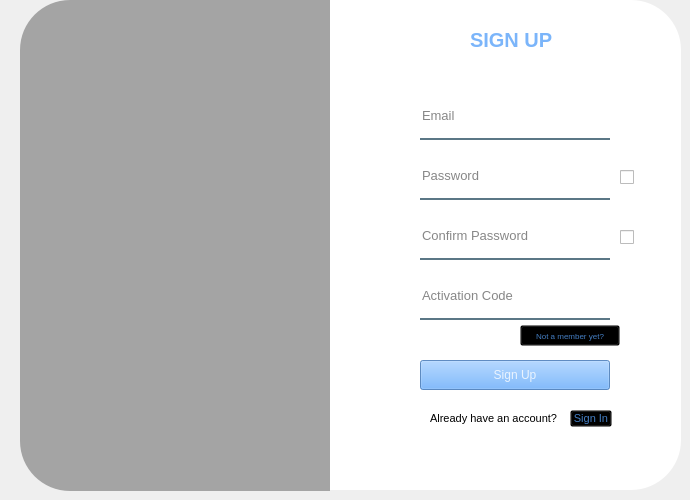
<?xml version="1.0" encoding="UTF-8"?>
<ui version="4.0">
 <class>Form</class>
 <widget class="QWidget" name="Form">
  <property name="geometry">
   <rect>
    <x>0</x>
    <y>0</y>
    <width>690</width>
    <height>500</height>
   </rect>
  </property>
  <property name="windowTitle">
   <string>Form</string>
  </property>
  <widget class="QWidget" name="widget_2" native="true">
   <property name="geometry">
    <rect>
     <x>20</x>
     <y>0</y>
     <width>671</width>
     <height>491</height>
    </rect>
   </property>
   <widget class="QLabel" name="label_13">
    <property name="geometry">
     <rect>
      <x>0</x>
      <y>0</y>
      <width>310</width>
      <height>491</height>
     </rect>
    </property>
    <property name="styleSheet">
     <string notr="true">border-image: url(:/newPrefix/resources/register-background.jpg);
border-top-left-radius: 50px;
border-bottom-left-radius: 50px;</string>
    </property>
    <property name="text">
     <string/>
    </property>
   </widget>
   <widget class="QLabel" name="label_14">
    <property name="geometry">
     <rect>
      <x>0</x>
      <y>0</y>
      <width>310</width>
      <height>491</height>
     </rect>
    </property>
    <property name="styleSheet">
     <string notr="true">background-color: rgba(0,0,0,80);
border-top-left-radius: 50px;
border-bottom-left-radius: 50px;</string>
    </property>
    <property name="text">
     <string/>
    </property>
   </widget>
   <widget class="QLabel" name="label_15">
    <property name="geometry">
     <rect>
      <x>310</x>
      <y>0</y>
      <width>351</width>
      <height>490</height>
     </rect>
    </property>
    <property name="font">
     <font>
      <pointsize>9</pointsize>
     </font>
    </property>
    <property name="styleSheet">
     <string notr="true">background-color:rgba(255,255,255,255);
border-top-right-radius: 50px;
border-bottom-right: 50px;
border-bottom-right-radius: 50px;</string>
    </property>
    <property name="text">
     <string/>
    </property>
   </widget>
   <widget class="QLabel" name="label_16">
    <property name="geometry">
     <rect>
      <x>450</x>
      <y>20</y>
      <width>100</width>
      <height>40</height>
     </rect>
    </property>
    <property name="font">
     <font>
      <pointsize>15</pointsize>
      <bold>true</bold>
     </font>
    </property>
    <property name="styleSheet">
     <string notr="true">color:rgba(87,161,248,200);</string>
    </property>
    <property name="text">
     <string>SIGN UP</string>
    </property>
   </widget>
   <widget class="QLineEdit" name="lineEdit_5">
    <property name="geometry">
     <rect>
      <x>400</x>
      <y>100</y>
      <width>190</width>
      <height>40</height>
     </rect>
    </property>
    <property name="font">
     <font>
      <pointsize>10</pointsize>
     </font>
    </property>
    <property name="styleSheet">
     <string notr="true">background-color:rgba(0,0,0,0);
border:none;
border-bottom:2px solid rgba(46,82,101,200);
color:rgba(0,0,0,240);
padding-bottom:7px;
</string>
    </property>
    <property name="placeholderText">
     <string>Email</string>
    </property>
   </widget>
   <widget class="QLineEdit" name="lineEdit_6">
    <property name="geometry">
     <rect>
      <x>400</x>
      <y>160</y>
      <width>190</width>
      <height>40</height>
     </rect>
    </property>
    <property name="font">
     <font>
      <pointsize>10</pointsize>
     </font>
    </property>
    <property name="styleSheet">
     <string notr="true">background-color:rgba(0,0,0,0);
border:none;
border-bottom:2px solid rgba(46,82,101,200);
color:rgba(0,0,0,240);
padding-bottom:7px;
</string>
    </property>
    <property name="placeholderText">
     <string>Password</string>
    </property>
   </widget>
   <widget class="QPushButton" name="pushButton_3">
    <property name="geometry">
     <rect>
      <x>400</x>
      <y>360</y>
      <width>190</width>
      <height>30</height>
     </rect>
    </property>
    <property name="font">
     <font>
      <kerning>false</kerning>
     </font>
    </property>
    <property name="styleSheet">
     <string notr="true">background-color:rgba(87,161,248,200);
color:rgba(255,255,255,200);</string>
    </property>
    <property name="text">
     <string>Sign Up</string>
    </property>
   </widget>
   <widget class="QLabel" name="label_17">
    <property name="geometry">
     <rect>
      <x>410</x>
      <y>410</y>
      <width>136</width>
      <height>16</height>
     </rect>
    </property>
    <property name="font">
     <font>
      <pointsize>8</pointsize>
     </font>
    </property>
    <property name="text">
     <string>Already have an account?</string>
    </property>
   </widget>
   <widget class="QToolButton" name="toolButton_6">
    <property name="geometry">
     <rect>
      <x>550</x>
      <y>410</y>
      <width>42</width>
      <height>17</height>
     </rect>
    </property>
    <property name="font">
     <font>
      <pointsize>8</pointsize>
     </font>
    </property>
    <property name="styleSheet">
     <string notr="true">background-color:rgba(0,0,0,0);
color:rgba(87,161,248,200);</string>
    </property>
    <property name="text">
     <string>Sign In</string>
    </property>
   </widget>
   <widget class="QLabel" name="label_18">
    <property name="geometry">
     <rect>
      <x>430</x>
      <y>450</y>
      <width>125</width>
      <height>16</height>
     </rect>
    </property>
    <property name="font">
     <font>
      <pointsize>8</pointsize>
     </font>
    </property>
    <property name="text">
     <string/>
    </property>
   </widget>
   <widget class="QLineEdit" name="lineEdit_7">
    <property name="geometry">
     <rect>
      <x>400</x>
      <y>220</y>
      <width>190</width>
      <height>40</height>
     </rect>
    </property>
    <property name="font">
     <font>
      <pointsize>10</pointsize>
     </font>
    </property>
    <property name="styleSheet">
     <string notr="true">background-color:rgba(0,0,0,0);
border:none;
border-bottom:2px solid rgba(46,82,101,200);
color:rgba(0,0,0,240);
padding-bottom:7px;
</string>
    </property>
    <property name="placeholderText">
     <string>Confirm Password</string>
    </property>
   </widget>
   <widget class="QLineEdit" name="lineEdit_8">
    <property name="geometry">
     <rect>
      <x>400</x>
      <y>280</y>
      <width>190</width>
      <height>40</height>
     </rect>
    </property>
    <property name="font">
     <font>
      <pointsize>10</pointsize>
     </font>
    </property>
    <property name="styleSheet">
     <string notr="true">background-color:rgba(0,0,0,0);
border:none;
border-bottom:2px solid rgba(46,82,101,200);
color:rgba(0,0,0,240);
padding-bottom:7px;
</string>
    </property>
    <property name="placeholderText">
     <string>Activation Code</string>
    </property>
   </widget>
   <widget class="QCheckBox" name="checkBox_2">
    <property name="geometry">
     <rect>
      <x>600</x>
      <y>165</y>
      <width>24</width>
      <height>24</height>
     </rect>
    </property>
    <property name="styleSheet">
     <string notr="true">QCheckBox::indicator:checked{image: url(:/newPrefix/resources/hide_password.png);}
QCheckBox::indicator:unchecked{image: url(:/newPrefix/resources/show_password.png);}</string>
    </property>
    <property name="text">
     <string/>
    </property>
   </widget>
   <widget class="QCheckBox" name="checkBox_3">
    <property name="geometry">
     <rect>
      <x>600</x>
      <y>225</y>
      <width>24</width>
      <height>24</height>
     </rect>
    </property>
    <property name="styleSheet">
     <string notr="true">QCheckBox::indicator:checked{image: url(:/newPrefix/resources/hide_password.png);}
QCheckBox::indicator:unchecked{image: url(:/newPrefix/resources/show_password.png);}</string>
    </property>
    <property name="text">
     <string/>
    </property>
   </widget>
   <widget class="QToolButton" name="toolButton_5">
    <property name="geometry">
     <rect>
      <x>500</x>
      <y>325</y>
      <width>100</width>
      <height>21</height>
     </rect>
    </property>
    <property name="font">
     <font>
      <pointsize>6</pointsize>
     </font>
    </property>
    <property name="styleSheet">
     <string notr="true">background-color:rgba(0,0,0,0);
color:rgba(87,161,248,200);</string>
    </property>
    <property name="text">
     <string>Not a member yet?</string>
    </property>
   </widget>
  </widget>
 </widget>
 <tabstops>
  <tabstop>lineEdit_5</tabstop>
  <tabstop>lineEdit_6</tabstop>
  <tabstop>checkBox_2</tabstop>
  <tabstop>lineEdit_7</tabstop>
  <tabstop>checkBox_3</tabstop>
  <tabstop>lineEdit_8</tabstop>
  <tabstop>toolButton_5</tabstop>
  <tabstop>pushButton_3</tabstop>
  <tabstop>toolButton_6</tabstop>
 </tabstops>
 <resources>
  <include location="Register_Resources.qrc"/>
  <include location="../../../Experimental/This works folder/3/Call-A-Doctor/UI/Register_Resources.qrc"/>
 </resources>
 <connections/>
</ui>
